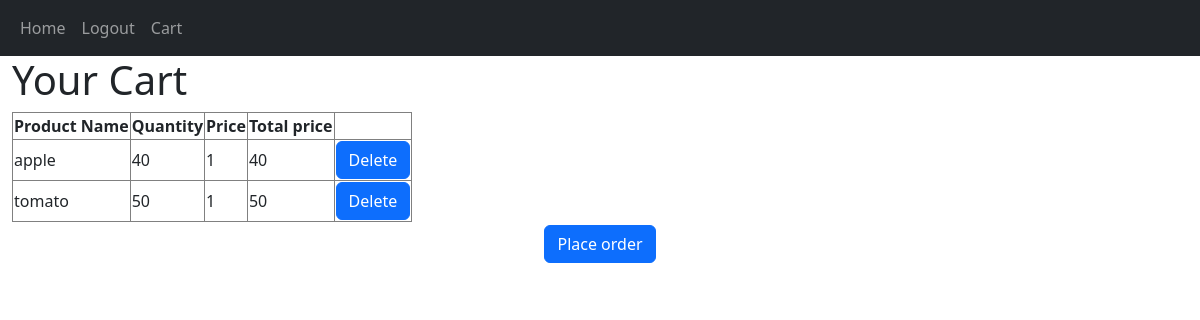
Screenshot of /cart (signed in) with the database file from the repository.
### app.py (models this page shows, shortened)
class Cart(db.Model,UserMixin):
    cart_id=db.Column(db.Integer, primary_key=True, nullable=False)
    quantity=db.Column(db.Integer, nullable=False, default=1)
    product=db.relationship("Product", backref="cart")
    product_name=db.Column(db.String, db.ForeignKey("product.product_name"))
    category_id=db.Column(db.Integer, db.ForeignKey("categories.category_id"))
    user_id=db.Column(db.Integer, db.ForeignKey("user.user_id"))
    '''
    price=db.Column(db.Integer, db.ForeignKey("product.price"))
    type=db.Column(db.String, db.ForeignKey("categories.type"))
    '''

### app.py (the view)
@app.route('/cart', methods=['POST','GET'])
@login_required
def cart():
    user_cart_entries=Cart.query.filter_by(user_id=current_user.user_id).all()
    product_prices = []  # Create an empty list to store product prices
    for cart_entry in user_cart_entries:
        product = Product.query.filter_by(product_name=cart_entry.product_name).first()
        if product:
            product_prices.append(product.price)
        else:
            product_prices.append(None)
    total=zip(user_cart_entries,product_prices)
    return render_template("cart.html",user_cart_entries=user_cart_entries, product_prices=product_prices, total=total, user=current_user)

### app.py (called while the page is built)
@login_manager.user_loader
def load_user(id):
    return User.query.get(int(id)) #get() is similar to filter_by() but instead here it will by default only look for the primary key variable

### templates/cart.html (shortened to what this page needs)
{%extends "base.html" %}
{%block content%}
<div class="container-fluid">
  <h1>Your Cart</h1>
  <table class="table1 table-bordered">
    <thead>
      <tr>
        <th>Product Name</th>
        <th>Quantity</th>
        <th>Price</th>
        <th>Total price</th>
        <th> </th>
      </tr>
    </thead>
    <tbody>
      {% for cart_entry,product_price in total %}
        <tr>
          <td>{{ cart_entry.product_name }}</td>
          <td>{{ product_price }} </td>
          <td>{{ cart_entry.quantity }} </td>
          <td>{{ cart_entry.quantity*product_price}} </td>
          <td>
            <form method="post" action="/cartdelete">
              <button type="submit" class="btn btn-primary">Delete</button>
            </form>
          </td>
        </tr>
      {% endfor %}
    </tbody>
  </table>
  <h2 align="center"><a href="/buy"> <button type="submit" class="btn btn-primary">Place order</button></a></h2>
  </div>
{%endblock%}

### rows the page displays
Cart: product_name "apple", product_price "40", quantity "1", cart_entry.quantity*product_price "40"
Cart: product_name "tomato", product_price "50", quantity "1", cart_entry.quantity*product_price "50"
